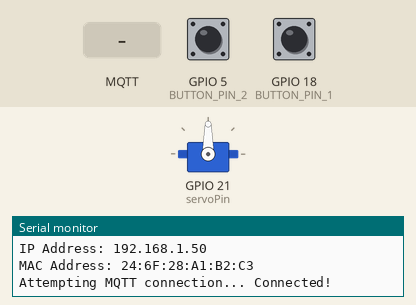
Simulated run of this program. Board: ESP32. On the bench: servo, the last lines printed to the serial monitor. Inputs (shaded band) come from the test bench; at power-on: GPIO 5 (BUTTON_PIN_2) HIGH, GPIO 18 (BUTTON_PIN_1) HIGH. WiFi joins after 1.5 s; servers stay silent unless stated; random numbers use the default seed unless the program sets one; no MQTT or app messages arrive unless stated.

Above: at 2.7 s.
2.8 s: MQTT message "UP" arrives on the first subscribed topic
At 3.2 s:
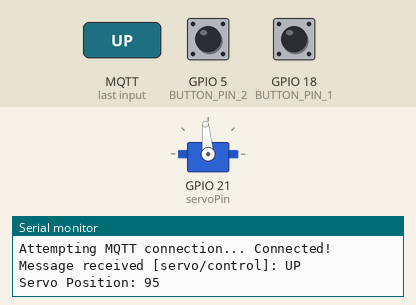
4.3 s: MQTT message "UP" arrives on the first subscribed topic
At 5.6 s:
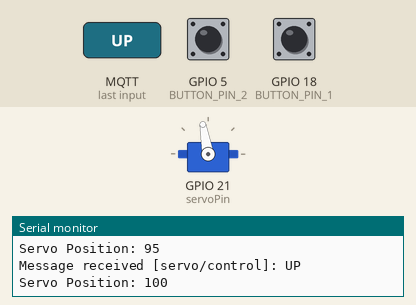
9.0 s: MQTT message "DOWN" arrives on the first subscribed topic
At 10.3 s:
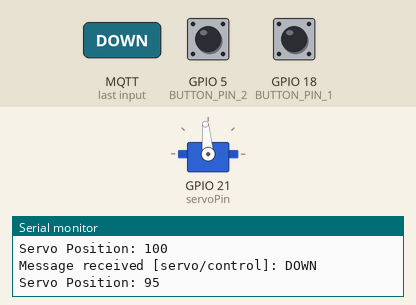
Timing chart, 0 to 11.5 s (numbered marks = the images above; inputs shaded):
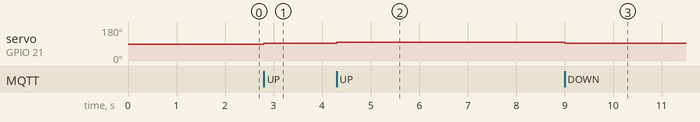

The program:

main.cpp
```cpp
#include <WiFi.h>
#include <PubSubClient.h>
#include <ESP32Servo.h>
#define BUTTON_PIN_1 18
#define BUTTON_PIN_2 5

const char* ssid = "Wokwi-GUEST";
const char* password = "";

// MQTT Broker Details
const char* mqttServer = "broker.emqx.io";
const int mqttPort = 1883;
String stMac;
char mac[50];
char clientId[50];

WiFiClient espClient;
PubSubClient client(espClient);
Servo myservo;

// Servo Motor Configuration
const int servoPin = 21;
int pos = 90;
void callback(char* topic, byte* message, unsigned int length);
void wifiConnect();

void setup() {
  Serial.begin(115200);
  randomSeed(analogRead(0));

  Serial.println("Connecting to WiFi...");
  wifiConnect();  // Connect to WiFi

  Serial.println("WiFi connected!");
  Serial.println("IP Address: " + WiFi.localIP().toString());
  Serial.println("MAC Address: " + WiFi.macAddress());

  stMac = WiFi.macAddress();
  stMac.replace(":", "_");

  // MQTT Setup
  client.setServer(mqttServer, mqttPort);
  client.setCallback(callback);
  pinMode(BUTTON_PIN_1, INPUT_PULLUP);
  pinMode(BUTTON_PIN_2, INPUT_PULLUP);
  myservo.attach(servoPin);
  myservo.write(pos);  // Set servo to initial position
}

void wifiConnect() {
  WiFi.mode(WIFI_STA);
  WiFi.begin(ssid, password);

  while (WiFi.status() != WL_CONNECTED) {
    delay(500);
    Serial.print(".");
  }
  Serial.println("\nWiFi Connected!");
}

void mqttReconnect() {
  while (!client.connected()) {
    Serial.print("Attempting MQTT connection...");
    long r = random(1000);
    sprintf(clientId, "ESP32_ServoClient-%ld", r);

    if (client.connect(clientId)) {
      Serial.println(" Connected!");
      client.subscribe("servo/control");  // Subscribe to servo control topic
    } else {
      Serial.print(" Failed, rc=");
      Serial.print(client.state());
      Serial.println(" Trying again in 5 seconds...");
      delay(5000);
    }
  }
}


void callback(char* topic, byte* message, unsigned int length) {
  Serial.print("Message received [");
  Serial.print(topic);
  Serial.print("]: ");

  String receivedMsg = "";
  for (int i = 0; i < length; i++) {
    receivedMsg += (char)message[i];
  }
  Serial.println(receivedMsg);


  if (receivedMsg == "UP" && pos < 180) {
    pos += 5;
  }
  else if (receivedMsg == "DOWN" && pos > 0) {
    pos -= 5;
  }

  myservo.write(pos);
  Serial.print("Servo Position: ");
  Serial.println(pos);
}

void loop() {
  if (!client.connected()) {
    mqttReconnect();
  }
  client.loop();

  // Read button states
  int buttonState1 = digitalRead(BUTTON_PIN_1);
  int buttonState2 = digitalRead(BUTTON_PIN_2);

  // When Button 1 is pressed, send an MQTT message to move DOWN
  if (buttonState1 == LOW) {

    Serial.println("Button 1 Pressed! Moving DOWN");
    client.publish("servo/control", "DOWN");
    delay(200);  // Debounce delay
  }

  // When Button 2 is pressed, send an MQTT message to move UP
  if (buttonState2 == LOW) {

    Serial.println("Button 2 Pressed! Moving UP");
    client.publish("servo/control", "UP");
    delay(200);  // Debounce delay
  }
}
```

Measured:
- after the input at 2.8 s, servo on GPIO 21 (servoPin): 90° → 95° at once
- after the input at 4.3 s, servo on GPIO 21 (servoPin): 95° → 100° at once
- after the input at 9.0 s, servo on GPIO 21 (servoPin): 100° → 95° at once
